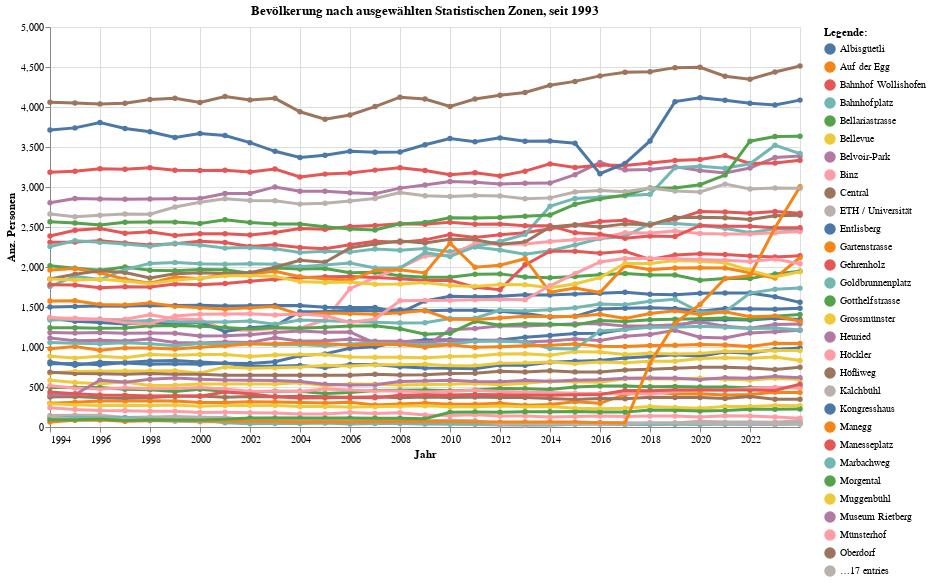

This figure's notebook cell:
### Code cell
grafik2 = mypy_dv.plot_altair_multiline_highlight(
    data = myAgg2.reset_index().query('RAUM_my_sort < 50')
    ,x = 'StichtagDatJahr:T'
    ,x_beschriftung = 'Jahr'
    ,y = 'sum_WBev:Q'
    ,y_beschriftung = 'Anz. Personen'
    ,category = "RAUM_LANG:N"
    ,category_beschriftung= 'Legende:'
    ,warning_status = "ignore" #always or ignore
    ,myTitle="Bevölkerung nach ausgewählten Statistischen Zonen, seit "+str(data2betested.index.year.min())
)
grafik2

### Figure 1 — Vega-Lite specification as saved in the notebook (floating-point values rounded to 4 significant figures; data arrays with more than 128 entries replaced by an {"elided": "..."} marker saying what was removed)
{"config": {"view": {"continuousWidth": 300, "continuousHeight": 300}}, "layer": [{"mark": {"type": "circle"}, "encoding": {"color": {"field": "RAUM_LANG", "legend": {"orient": "right", "title": "Legende:"}, "type": "nominal"}, "opacity": {"value": 1.3}, "tooltip": [{"field": "StichtagDatJahr", "type": "temporal"}, {"field": "RAUM_LANG", "type": "nominal"}, {"field": "sum_WBev", "type": "quantitative"}], "x": {"axis": {"title": "Jahr"}, "field": "StichtagDatJahr", "type": "temporal"}, "y": {"axis": {"title": "Anz. Personen"}, "field": "sum_WBev", "type": "quantitative"}}, "name": "view_2", "title": "Bevölkerung nach ausgewählten Statistischen Zonen, seit 1993"}, {"mark": {"type": "line"}, "encoding": {"color": {"field": "RAUM_LANG", "legend": {"orient": "right", "title": "Legende:"}, "type": "nominal"}, "size": {"condition": {"test": {"not": {"param": "param_2"}}, "value": 1.2}, "value": 3}, "tooltip": [{"field": "StichtagDatJahr", "type": "temporal"}, {"field": "RAUM_LANG", "type": "nominal"}, {"field": "sum_WBev", "type": "quantitative"}], "x": {"axis": {"title": "Jahr"}, "field": "StichtagDatJahr", "type": "temporal"}, "y": {"axis": {"title": "Anz. Personen"}, "field": "sum_WBev", "type": "quantitative"}}, "title": "Bevölkerung nach ausgewählten Statistischen Zonen, seit 1993"}], "data": {"name": "data-e396b233faaddfd086c8b60ce254086b"}, "height": 400, "params": [{"name": "param_2", "select": {"type": "point", "fields": ["RAUM_LANG:N"], "nearest": true, "on": "pointerover"}, "views": ["view_2"]}], "width": 750, "$schema": "https://vega.github.io/schema/vega-lite/v5.8.0.json", "datasets": {"data-e396b233faaddfd086c8b60ce254086b": {"elided": "1426 records"}}}
